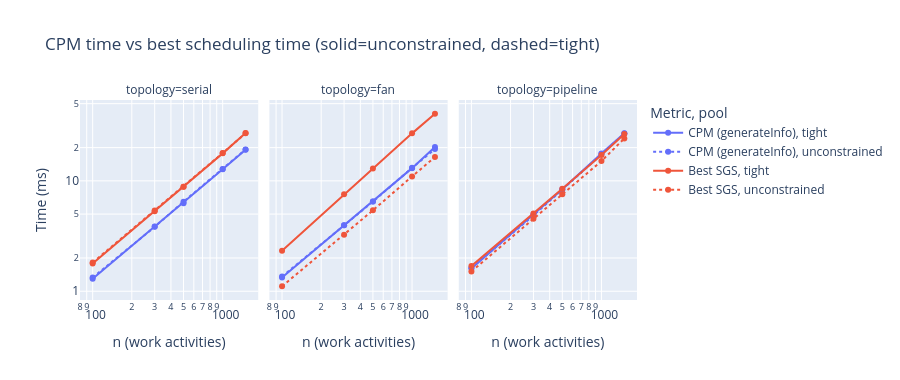

Notebook code for this chart:
### Markdown cell above
### CPM Time vs Scheduling Time

`generateInfo()` runs the classical Critical Path Method (CPM) — a single
forward/backward pass through the activity graph — and is O(V + E) in the
number of nodes and edges.  It represents the **theoretical minimum overhead**
for any scheduling operation.

This plot overlays the CPM time against the **best-case** scheduling time
(minimum over all complete SGS variants) to quantify the additional cost
introduced by resource-constrained scheduling.  When the two lines converge,
the scheduler is close to CPM-limited (graph traversal dominates over
resource-feasibility checks).

### Code cell
# Best (minimum) scheduling time per (topology, pool, n_work), complete runs only
best = (
    df_sched[df_sched['is_complete']]
    .groupby(['topology', 'pool', 'n_work'], as_index=False)
    .agg(best_sched_ms=('t_sched_ms', 'min'), t_cpm_ms=('t_cpm_ms', 'first'))
)

# Reshape to long form for a unified colour legend
cpm_rows  = best[['topology', 'pool', 'n_work', 't_cpm_ms']].rename(columns={'t_cpm_ms': 'time_ms'}).assign(metric='CPM (generateInfo)')
best_rows = best[['topology', 'pool', 'n_work', 'best_sched_ms']].rename(columns={'best_sched_ms': 'time_ms'}).assign(metric='Best SGS')
long = pd.concat([cpm_rows, best_rows], ignore_index=True).sort_values('n_work')

fig = px.line(
    long,
    x='n_work', y='time_ms',
    color='metric', line_dash='pool',
    facet_col='topology',
    log_x=True, log_y=True,
    markers=True,
    title='CPM time vs best scheduling time (solid=unconstrained, dashed=tight)',
    labels={'n_work': 'n (work activities)', 'time_ms': 'Time (ms)', 'metric': 'Metric'},
    category_orders={'topology': topos_present},
    height=380,
)
fig.show()

### Figure 1 — Plotly figure (JSON) as saved in the notebook; plotly's stock layout.template omitted (floating-point values rounded to 4 significant figures)
{"data": [{"hovertemplate": "Metric=CPM (generateInfo)<br>pool=tight<br>topology=serial<br>n (work activities)=%{x}<br>Time (ms)=%{y}<extra></extra>", "legendgroup": "CPM (generateInfo), tight", "line": {"color": "#636efa", "dash": "solid"}, "marker": {"symbol": "circle"}, "mode": "lines+markers", "name": "CPM (generateInfo), tight", "orientation": "v", "showlegend": true, "type": "scatter", "x": [100, 300, 500, 1000, 1500], "xaxis": "x", "y": [1.3, 3.86, 6.28, 12.72, 19.16], "yaxis": "y"}, {"hovertemplate": "Metric=CPM (generateInfo)<br>pool=unconstrained<br>topology=serial<br>n (work activities)=%{x}<br>Time (ms)=%{y}<extra></extra>", "legendgroup": "CPM (generateInfo), unconstrained", "line": {"color": "#636efa", "dash": "dot"}, "marker": {"symbol": "circle"}, "mode": "lines+markers", "name": "CPM (generateInfo), unconstrained", "orientation": "v", "showlegend": true, "type": "scatter", "x": [100, 300, 500, 1000, 1500], "xaxis": "x", "y": [1.33, 3.83, 6.48, 12.78, 19.26], "yaxis": "y"}, {"hovertemplate": "Metric=Best SGS<br>pool=tight<br>topology=serial<br>n (work activities)=%{x}<br>Time (ms)=%{y}<extra></extra>", "legendgroup": "Best SGS, tight", "line": {"color": "#EF553B", "dash": "solid"}, "marker": {"symbol": "circle"}, "mode": "lines+markers", "name": "Best SGS, tight", "orientation": "v", "showlegend": true, "type": "scatter", "x": [100, 300, 500, 1000, 1500], "xaxis": "x", "y": [1.78, 5.3, 8.82, 17.73, 27.06], "yaxis": "y"}, {"hovertemplate": "Metric=Best SGS<br>pool=unconstrained<br>topology=serial<br>n (work activities)=%{x}<br>Time (ms)=%{y}<extra></extra>", "legendgroup": "Best SGS, unconstrained", "line": {"color": "#EF553B", "dash": "dot"}, "marker": {"symbol": "circle"}, "mode": "lines+markers", "name": "Best SGS, unconstrained", "orientation": "v", "showlegend": true, "type": "scatter", "x": [100, 300, 500, 1000, 1500], "xaxis": "x", "y": [1.82, 5.38, 8.84, 17.87, 26.93], "yaxis": "y"}, {"hovertemplate": "Metric=CPM (generateInfo)<br>pool=tight<br>topology=fan<br>n (work activities)=%{x}<br>Time (ms)=%{y}<extra></extra>", "legendgroup": "CPM (generateInfo), tight", "line": {"color": "#636efa", "dash": "solid"}, "marker": {"symbol": "circle"}, "mode": "lines+markers", "name": "CPM (generateInfo), tight", "orientation": "v", "showlegend": false, "type": "scatter", "x": [100, 300, 500, 1000, 1500], "xaxis": "x2", "y": [1.33, 3.97, 6.49, 13.03, 20.23], "yaxis": "y2"}, {"hovertemplate": "Metric=CPM (generateInfo)<br>pool=unconstrained<br>topology=fan<br>n (work activities)=%{x}<br>Time (ms)=%{y}<extra></extra>", "legendgroup": "CPM (generateInfo), unconstrained", "line": {"color": "#636efa", "dash": "dot"}, "marker": {"symbol": "circle"}, "mode": "lines+markers", "name": "CPM (generateInfo), unconstrained", "orientation": "v", "showlegend": false, "type": "scatter", "x": [100, 300, 500, 1000, 1500], "xaxis": "x2", "y": [1.36, 3.97, 6.49, 13.11, 19.39], "yaxis": "y2"}, {"hovertemplate": "Metric=Best SGS<br>pool=tight<br>topology=fan<br>n (work activities)=%{x}<br>Time (ms)=%{y}<extra></extra>", "legendgroup": "Best SGS, tight", "line": {"color": "#EF553B", "dash": "solid"}, "marker": {"symbol": "circle"}, "mode": "lines+markers", "name": "Best SGS, tight", "orientation": "v", "showlegend": false, "type": "scatter", "x": [100, 300, 500, 1000, 1500], "xaxis": "x2", "y": [2.33, 7.55, 12.91, 26.91, 40.51], "yaxis": "y2"}, {"hovertemplate": "Metric=Best SGS<br>pool=unconstrained<br>topology=fan<br>n (work activities)=%{x}<br>Time (ms)=%{y}<extra></extra>", "legendgroup": "Best SGS, unconstrained", "line": {"color": "#EF553B", "dash": "dot"}, "marker": {"symbol": "circle"}, "mode": "lines+markers", "name": "Best SGS, unconstrained", "orientation": "v", "showlegend": false, "type": "scatter", "x": [100, 300, 500, 1000, 1500], "xaxis": "x2", "y": [1.11, 3.25, 5.41, 10.95, 16.43], "yaxis": "y2"}, {"hovertemplate": "Metric=CPM (generateInfo)<br>pool=tight<br>topology=pipeline<br>n (work activities)=%{x}<br>Time (ms)=%{y}<extra></extra>", "legendgroup": "CPM (generateInfo), tight", "line": {"color": "#636efa", "dash": "solid"}, "marker": {"symbol": "circle"}, "mode": "lines+markers", "name": "CPM (generateInfo), tight", "orientation": "v", "showlegend": false, "type": "scatter", "x": [100, 300, 500, 1000, 1500], "xaxis": "x3", "y": [1.61, 4.97, 8.39, 17.66, 26.94], "yaxis": "y3"}, {"hovertemplate": "Metric=CPM (generateInfo)<br>pool=unconstrained<br>topology=pipeline<br>n (work activities)=%{x}<br>Time (ms)=%{y}<extra></extra>", "legendgroup": "CPM (generateInfo), unconstrained", "line": {"color": "#636efa", "dash": "dot"}, "marker": {"symbol": "circle"}, "mode": "lines+markers", "name": "CPM (generateInfo), unconstrained", "orientation": "v", "showlegend": false, "type": "scatter", "x": [100, 300, 500, 1000, 1500], "xaxis": "x3", "y": [1.63, 4.86, 8.3, 17.47, 26.87], "yaxis": "y3"}, {"hovertemplate": "Metric=Best SGS<br>pool=tight<br>topology=pipeline<br>n (work activities)=%{x}<br>Time (ms)=%{y}<extra></extra>", "legendgroup": "Best SGS, tight", "line": {"color": "#EF553B", "dash": "solid"}, "marker": {"symbol": "circle"}, "mode": "lines+markers", "name": "Best SGS, tight", "orientation": "v", "showlegend": false, "type": "scatter", "x": [100, 300, 500, 1000, 1500], "xaxis": "x3", "y": [1.69, 5.05, 8.48, 17.18, 26.6], "yaxis": "y3"}, {"hovertemplate": "Metric=Best SGS<br>pool=unconstrained<br>topology=pipeline<br>n (work activities)=%{x}<br>Time (ms)=%{y}<extra></extra>", "legendgroup": "Best SGS, unconstrained", "line": {"color": "#EF553B", "dash": "dot"}, "marker": {"symbol": "circle"}, "mode": "lines+markers", "name": "Best SGS, unconstrained", "orientation": "v", "showlegend": false, "type": "scatter", "x": [100, 300, 500, 1000, 1500], "xaxis": "x3", "y": [1.51, 4.54, 7.57, 15.1, 24.2], "yaxis": "y3"}], "layout": {"annotations": [{"font": {}, "showarrow": false, "text": "topology=serial", "x": 0.16, "xanchor": "center", "xref": "paper", "y": 1, "yanchor": "bottom", "yref": "paper"}, {"font": {}, "showarrow": false, "text": "topology=fan", "x": 0.5, "xanchor": "center", "xref": "paper", "y": 1, "yanchor": "bottom", "yref": "paper"}, {"font": {}, "showarrow": false, "text": "topology=pipeline", "x": 0.84, "xanchor": "center", "xref": "paper", "y": 1, "yanchor": "bottom", "yref": "paper"}], "height": 380, "legend": {"title": {"text": "Metric, pool"}, "tracegroupgap": 0}, "title": {"text": "CPM time vs best scheduling time (solid=unconstrained, dashed=tight)"}, "xaxis": {"anchor": "y", "domain": [0, 0.32], "title": {"text": "n (work activities)"}, "type": "log"}, "xaxis2": {"anchor": "y2", "domain": [0.34, 0.66], "matches": "x", "title": {"text": "n (work activities)"}, "type": "log"}, "xaxis3": {"anchor": "y3", "domain": [0.68, 1.0], "matches": "x", "title": {"text": "n (work activities)"}, "type": "log"}, "yaxis": {"anchor": "x", "domain": [0, 1], "title": {"text": "Time (ms)"}, "type": "log"}, "yaxis2": {"anchor": "x2", "domain": [0, 1], "matches": "y", "showticklabels": false, "type": "log"}, "yaxis3": {"anchor": "x3", "domain": [0, 1], "matches": "y", "showticklabels": false, "type": "log"}}}
